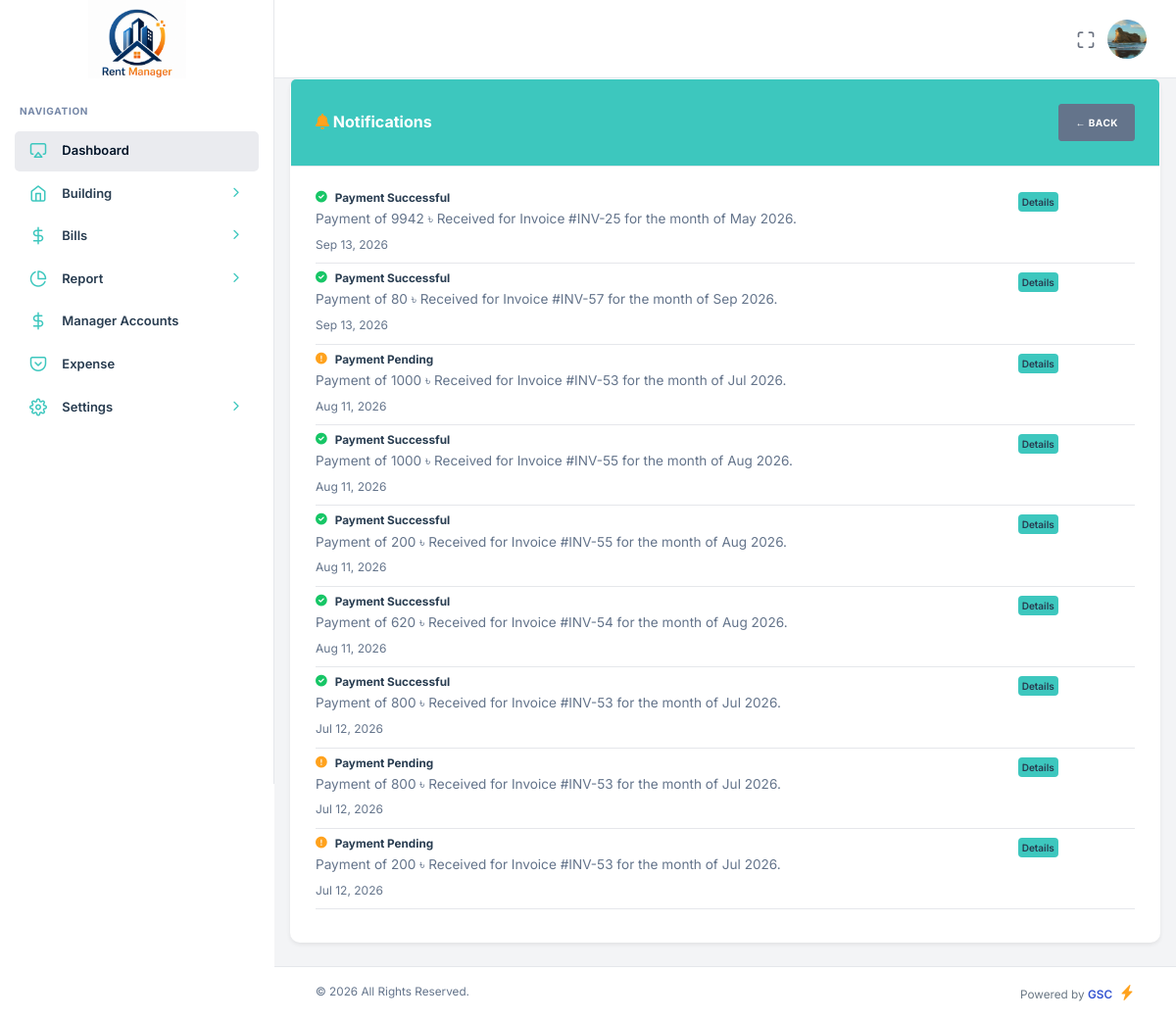
/admin.php?page=notification&type=Admin (signed in), run on the app's committed database.
### tables this page shows
CREATE TABLE `tenants` (
  `id` int(11) NOT NULL,
  `name` varchar(150) NOT NULL,
  `phone` varchar(20) NOT NULL,
  `email` varchar(150) DEFAULT NULL,
  `password` varchar(256) NOT NULL DEFAULT '827ccb0eea8a706c4c34a16891f84e7b',
  `status` enum('Active','Inactive','Booked') NOT NULL DEFAULT 'Active',
  `role` enum('Admin','Tenant','Manager') NOT NULL,
  `booking_month` varchar(100) DEFAULT NULL,
  `start_tanent` date DEFAULT NULL,
  `nid_no` varchar(200) DEFAULT NULL,
  `permanent_address` text DEFAULT NULL,
  `family_member` int(11) DEFAULT NULL,
  `tenant_image` varchar(255) DEFAULT NULL,
  `nid_image` varchar(255) DEFAULT NULL,
  `building_id` int(11) DEFAULT NULL,
  `unit_id` int(11) DEFAULT NULL,
  `created_at` timestamp NOT NULL DEFAULT current_timestamp()
);

CREATE TABLE `notification` (
  `id` int(11) NOT NULL,
  `tenant_id` int(11) NOT NULL,
  `title` varchar(100) DEFAULT NULL,
  `description` varchar(150) DEFAULT NULL,
  `status` enum('Approved','Pending') DEFAULT NULL,
  `reed` enum('Yes','No') DEFAULT NULL,
  `date` timestamp NOT NULL DEFAULT current_timestamp() ON UPDATE current_timestamp()
);

### pages/notification.php (the view, shortened to what this page needs)
<?php
if ($_GET['type'] == 'Tenant') {
    $tenant_id = $_SESSION['id'];
    $notification_sql = mysqli_query($db, "SELECT * FROM `notification` WHERE tenant_id = '$tenant_id' ORDER BY id DESC");
} elseif($_GET['type'] == 'Admin') {
    $notification_sql = mysqli_query($db, "SELECT * FROM `notification` ORDER BY id DESC");
}
?>
<div class="card mx-3 shadow-sm">
    <div class="card-header bg-info text-white">
        <h5 class="mb-0 text-white"><i class="fas fa-bell text-warning text-small"></i> Notifications</h5>
        <button class="btn btn-secondary" onclick="goBack()">
            ← Back
        </button>
    </div>
    <div class="card-body">
<?php
while ($notification = mysqli_fetch_assoc($notification_sql)) {
    $notification_title = $notification['title'];
    $notification_description = $notification['description'];
    $notification_date = date('M j, Y', strtotime($notification['date']));
    $status = $notification['status'];
    $tenant_id = $notification['tenant_id'];
    ?>
    <div class="mb-2 pb-2 border-bottom">
        <div class="row">
            <div class="col-md-10">
                <div class="d-flex align-items-start gap-2 mb-1">
                    <?php
                    if ($status == 'Approved') {
                        echo '<i class="fas fa-check-circle text-success small"></i>';
                    } elseif ($status == 'Pending') {
                        echo '<i class="fas fa-exclamation-circle text-warning small"></i>';
                    } elseif ($status == 'Rejected') {
                        echo '<i class="fas fa-times-circle text-danger small"></i>';
                    } else {
                        echo '<i class="fas fa-info-circle text-muted small"></i>';
                    }
                    ?>
                    <h6 class="mb-0 fw-bold text-dark small"><?= $notification_title ?></h6>
                </div>
                <p class="text-muted small mb-1" style="font-size: 0.85rem;"><?= $notification_description ?></p>
                <small class="text-muted" style="font-size: 0.75rem;"><?= $notification_date ?></small>
            </div>
            <?php if ($_SESSION['role'] == 'Admin') { ?>
            <div class="col-md-2">
                <a href="admin.php?page=editbill&tenant_id=<?= $tenant_id ?>" class="bg-info p-1 rounded-2 fs-10">Details</a>
            </div>
            <?php } ?>
        </div>
    </div>
<?php } ?>
</div>
</div>

### includes/header.php (shortened to what this page needs)
<?php
include "database/db.php";
$user_id = $_SESSION['id'];
$sql = mysqli_query($db,"SELECT * FROM `tenants` WHERE id = '$user_id' ");
$user_row = mysqli_fetch_assoc($sql);
$old_image= $user_row['tenant_image'];
?>
<!DOCTYPE html>
<html lang="zxx">
<head>
    <link rel="stylesheet" type="text/css" href="public/assets/css/bootstrap.min.css" />
    <link rel="stylesheet" type="text/css" href="public/assets/vendors/css/vendors.min.css" />
    <link rel="stylesheet" type="text/css" href="public/assets/vendors/css/daterangepicker.min.css" />
    <link rel="stylesheet" type="text/css" href="public/assets/css/theme.min.css" />
    <link rel="stylesheet" href="public/assets/css/style.css">
</head>
<body>
    <?php include "includes/sidebar.php"; ?>
    <header class="nxl-header">
        <div class="header-wrapper">
            <div class="header-right ms-auto">
                <div class="d-flex align-items-center">
                    <div class="nxl-h-item d-none d-sm-flex">
                        <div class="full-screen-switcher">
                            <a href="javascript:void(0);" class="nxl-head-link me-0"
                                onclick="$('body').fullScreenHelper('toggle');">
                                <i class="feather-maximize maximize"></i>
                            </a>
                        </div>
                    </div>
                    <div class="dropdown nxl-h-item">
                        <a href="javascript:void(0);" data-bs-toggle="dropdown" role="button"
                            data-bs-auto-close="outside">
                            <img src="<?php echo $old_image ? 'public/uploads/tenants/'.$old_image : 'public/uploads/tenants/no-image.png' ?>" alt="<?= $old_image ?>"
                                class="img-fluid user-avtar me-0" style="width:40px; height: 40px;"/>
                        </a>
                    </div>
                </div>
            </div>
        </div>
    </header>

### data on the page
tenants: tenant_image (picture)
notification: status "Approved" (drawn), title "Payment Successful", description "Payment of 9942 ৳ Received for Invoice #INV-25 for the month of May 2026.", date "Sep 13, 2026"
notification: status "Approved" (drawn), title "Payment Successful", description "Payment of 80 ৳ Received for Invoice #INV-57 for the month of Sep 2026.", date "Sep 13, 2026"
notification: status "Pending" (drawn), title "Payment Pending", description "Payment of 1000 ৳ Received for Invoice #INV-53 for the month of Jul 2026.", date "Aug 11, 2026"
notification: status "Approved" (drawn), title "Payment Successful", description "Payment of 1000 ৳ Received for Invoice #INV-55 for the month of Aug 2026.", date "Aug 11, 2026"
notification: status "Approved" (drawn), title "Payment Successful", description "Payment of 200 ৳ Received for Invoice #INV-55 for the month of Aug 2026.", date "Aug 11, 2026"
notification: status "Approved" (drawn), title "Payment Successful", description "Payment of 620 ৳ Received for Invoice #INV-54 for the month of Aug 2026.", date "Aug 11, 2026"
notification: status "Approved" (drawn), title "Payment Successful", description "Payment of 800 ৳ Received for Invoice #INV-53 for the month of Jul 2026.", date "Jul 12, 2026"
notification: status "Pending" (drawn), title "Payment Pending", description "Payment of 800 ৳ Received for Invoice #INV-53 for the month of Jul 2026.", date "Jul 12, 2026"
notification: status "Pending" (drawn), title "Payment Pending", description "Payment of 200 ৳ Received for Invoice #INV-53 for the month of Jul 2026.", date "Jul 12, 2026"
